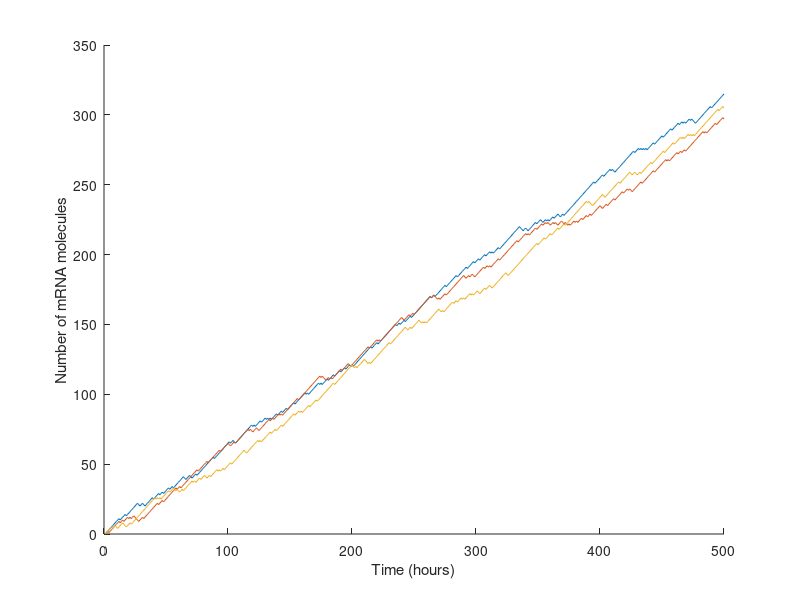

The MATLAB source for this figure:
% Rafael Solorzano
%Script written as a coding assignment in MCDB 108C
% Date: February, 2021
% Author: Kirstin Rollins
% Description: This script demonstrates the principles of Monte Carlo
% simulations with a 1D random walk. In this case, it captures the active
% production and degradation of mRNA transcripts at any given point in time

% Constants:
p_prod = 0.8; % probability of producing a molecule
p_deg = (1-p_prod); % probability of degrading a molecule
num_steps = 500; % number of time points 

% Dependent variable: 
num_mol = zeros(num_steps, 1); % vector for number of molecules
hold on 
% Calculating the num_mol per step
for x = 1:3
    for i = 2:num_steps
        num_mol_idx = rand; 
        if (num_mol_idx > p_deg)
            num_mol(i) = num_mol(i-1) + 1; % produced molecule
         else 
            num_mol(i) = num_mol(i-1) - 1; % degraded molecule 
        end 
    end 
    time = 1:1:num_steps; % time increases in increments of 1
    plot(time, num_mol)
end 
hold off 

% The number of mRNA molecules can become negative if the random value of
% 'num_mol_idx' is less than 'p_deg'. Speaking in terms of probabilities,
% in the original script where p_prod = 0.5 & p_deg = 0.5 for n = 500, then
% the it is just as likely to equally have production or degradation, and
% if we randomly have alot of degradation usign 'rand', then we will see a
% decrease, and eventual negative [mRNA] molecules 


% biologically relevant units should be considered for the axis labels
xlabel('Time (hours)') 
ylabel('Number of mRNA molecules') 

